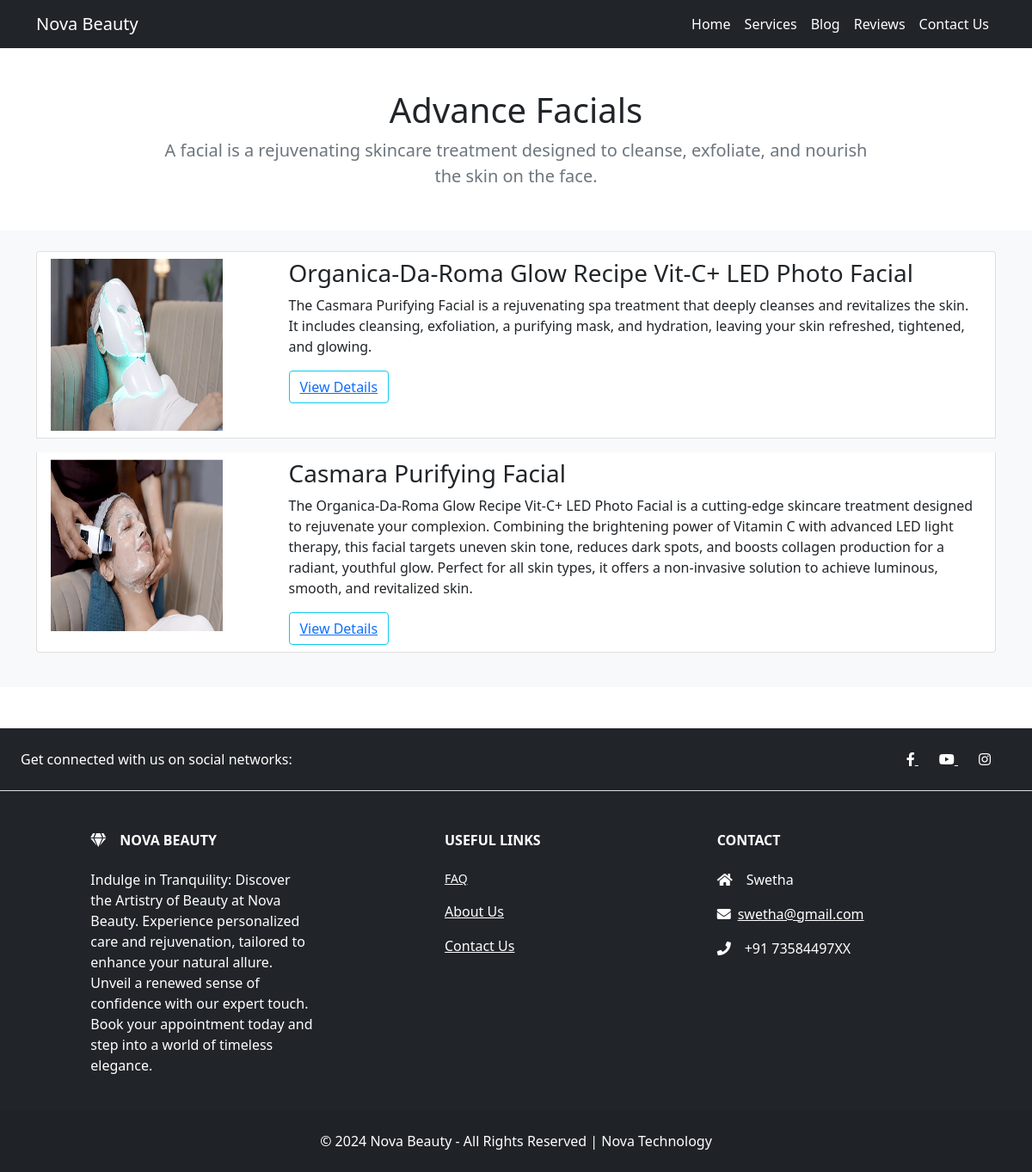
/services/Advance Facials, run on the app's committed database.
### parlour/models.py (models this page shows, shortened)
class Catagory(models.Model):
    name = models.CharField(max_length=150,null=False,blank=False)
    image = models.ImageField(upload_to=getfilenames,blank=True,null=True)
    description = models.TextField(max_length=200,null=False,blank=False)
    status = models.BooleanField(default=False,help_text="0-Avaliable 1-Suspended")
    created_at = models.DateTimeField(auto_now_add=True)
    def __str__(self):
        return self.name

class Product(models.Model):
    category = models.ForeignKey(Catagory,on_delete=models.CASCADE)
    name = models.CharField(max_length=150,null=False,blank=False)
    image = models.ImageField(upload_to=getfilenames,blank=True,null=True)
    description = models.TextField(max_length=500,null=False,blank=False)
    short_description = models.TextField(max_length=500, null=False, blank=False)
    status = models.BooleanField(default=False,help_text="0-Avaliable 1-Suspended")
    trending = models.BooleanField(default=False,help_text="0-Famous 1-Unfamous")
    created_at = models.DateTimeField(auto_now_add=True)
    original_price = models.FloatField(null=True,blank=True)
    selling_price = models.FloatField(null=True,blank=True)

### parlour/views.py (the view)
# urls.py: path('services/<str:name>',v1.servicesview,name='servicesview'),
def servicesview(request, name):
    category = Catagory.objects.filter(name=name, status=0).first()
    if category:
        products = Product.objects.filter(category__name=name)
        return render(request, 'parlour/collection.html', {"products": products, "category": category})
    else:
        messages.warning(request, "No Service available now")
        return redirect('service')

### templates/parlour/collection.html (shortened to what this page needs)
{% extends 'parlour/main.html' %}
{% load static %}
{% block content %}
 <section class="text-center container mt-5">
    <div class="col-lg-9 col-md-6 mx-auto">
        <h1 class="fw-light">{{ category.name }}</h1>
        <p class="lead text-muted">
            {{ category.description }}
        </p>
    </div>
	</section>
	<section class="bg-light py-4 my-5">
    <div class="container">
        <div class="row justify-content-center">
            <div class="col-md-12">
                <ul class="list-group">
                    {% for item in products %}
                        <li class="list-group-item product-card mb-3">
                            <div class="row zoom-effect">
                                <div class="col-md-3 col-sm-12">
                                    <img src="{{ item.image.url|default_if_none:'/static/images/default-product.jpg' }}"
                                         alt="{{ item.name }}"
                                         class="img-fluid img-fit"
                                         style="max-width: 200px; height: 200px;">
                                </div>
                                <div class="col-md-9 col-sm-12">
                                    <h3>{{ item.name }}</h3>
                                    <p>{{ item.short_description }}</p>
									<button type="button" class="btn btn-outline-info">
										<a href="{% url 'product_details' category item.name %}">View Details</a>
									</button>
                                </div>
                            </div>
                        </li>
                    {% endfor %}
                </ul>
            </div>
        </div>
    </div>
</section>
{% endblock content %}

### templates/parlour/collection.html (style rules this page uses)
.zoom-effect { transition: transform 0.3s ease; }

### data on the page
Catagory: name "Advance Facials", description "A facial is a rejuvenating skincare treatment designed to cleanse, exfoliate, and nourish the skin on the face."
Product: image (picture), name "Organica-Da-Roma Glow Recipe Vit-C+ LED Photo Facial", short_description "The Casmara Purifying Facial is a rejuvenating spa treatment that deeply cleanses and revitalizes the skin. It includes cleansing, exfoliation, a purifying mask, and hydration, leaving your skin refreshed, tightened, and glowing."
Product: image (picture), name "Casmara Purifying Facial", short_description "The Organica-Da-Roma Glow Recipe Vit-C+ LED Photo Facial is a cutting-edge skincare treatment designed to rejuvenate your complexion. Combining the brightening power of Vitamin C with advanced LED light therapy, this facial targets uneven skin tone, reduces dark spots, and boosts collagen production for a radiant, youthful glow. Perfect for all skin types, it offers a non-invasive solution to achieve luminous, smooth, and revitalized skin."
